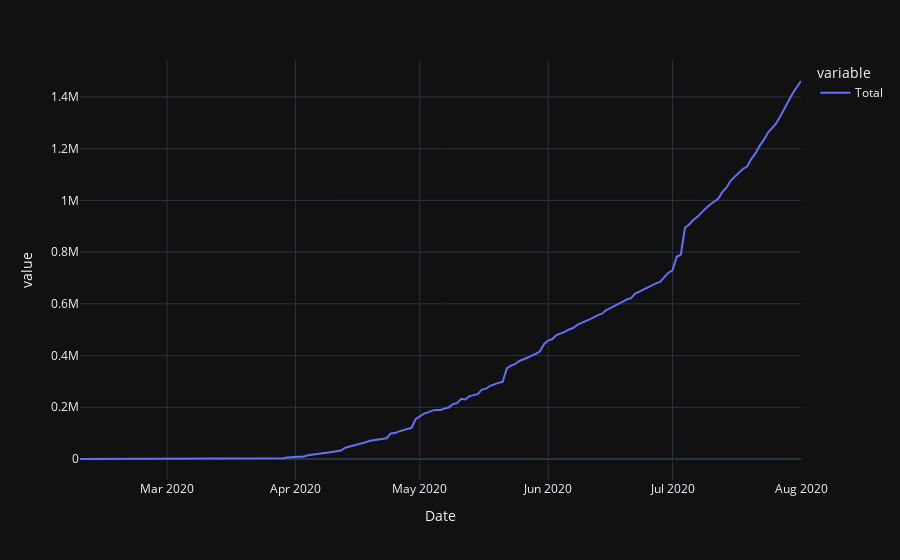

The cell this chart's notebook holds for it:
### Markdown cell above
## Recovery

### Code cell
data=create_data_frame('Recovery')
plot_data_frame()

### Figure 1 — Plotly figure (JSON) as saved in the notebook; plotly's stock layout.template omitted (floating-point values rounded to 4 significant figures; data arrays with more than 128 entries replaced by an {"elided": "..."} marker saying what was removed)
{"data": [{"hovertemplate": "variable=Total<br>Date=%{x}<br>value=%{y}<extra></extra>", "legendgroup": "Total", "line": {"color": "#636efa", "dash": "solid"}, "mode": "lines", "name": "Total", "orientation": "v", "showlegend": true, "type": "scatter", "x": {"elided": "175 str values"}, "xaxis": "x", "y": {"elided": "175 int values"}, "yaxis": "y"}], "layout": {"autosize": true, "legend": {"title": {"text": "variable"}, "tracegroupgap": 0}, "margin": {"t": 60}, "xaxis": {"anchor": "y", "autorange": true, "domain": [0, 1], "range": ["2020-02-09", "2020-08-01"], "title": {"text": "Date"}, "type": "date"}, "yaxis": {"anchor": "x", "autorange": true, "domain": [0, 1], "range": [-81210.0, 1543000.0], "title": {"text": "value"}, "type": "linear"}}}
